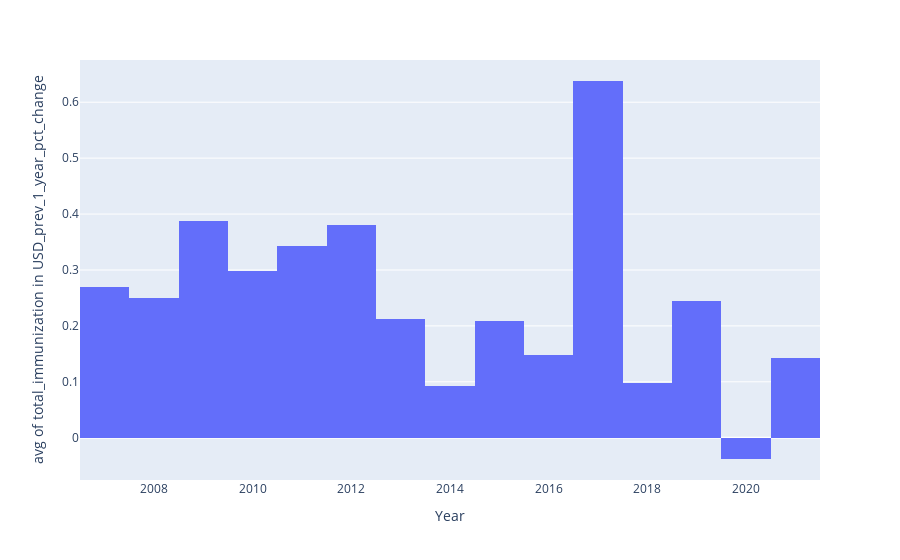

Notebook code cell kept with this figure:
### Code cell
fig = px.histogram(merged_df.dropna(subset=['total_immunization in USD_prev_1_year_pct_change']), x='Year', histfunc='avg', y='total_immunization in USD_prev_1_year_pct_change')
fig

### Figure 1 — Plotly figure (JSON) as saved in the notebook; plotly's stock layout.template omitted (floating-point values rounded to 4 significant figures; data arrays with more than 128 entries replaced by an {"elided": "..."} marker saying what was removed)
{"data": [{"alignmentgroup": "True", "bingroup": "x", "histfunc": "avg", "hovertemplate": "Year=%{x}<br>avg of total_immunization in USD_prev_1_year_pct_change=%{y}<extra></extra>", "legendgroup": "", "marker": {"color": "#636efa", "pattern": {"shape": ""}}, "name": "", "offsetgroup": "", "orientation": "v", "showlegend": false, "type": "histogram", "x": {"elided": "1044 str values"}, "xaxis": "x", "y": {"elided": "1044 float values"}, "yaxis": "y"}], "layout": {"barmode": "relative", "legend": {"tracegroupgap": 0}, "margin": {"t": 60}, "xaxis": {"anchor": "y", "domain": [0, 1], "title": {"text": "Year"}}, "yaxis": {"anchor": "x", "domain": [0, 1], "title": {"text": "avg of total_immunization in USD_prev_1_year_pct_change"}}}}
